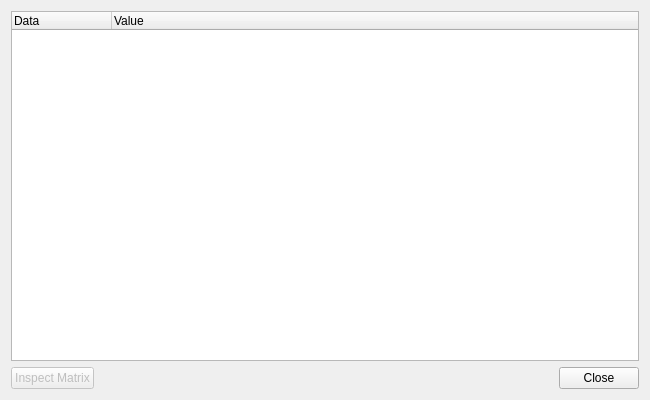
<?xml version="1.0" encoding="UTF-8"?>
<ui version="4.0">
 <class>Dialog</class>
 <widget class="QDialog" name="Dialog">
  <property name="geometry">
   <rect>
    <x>0</x>
    <y>0</y>
    <width>650</width>
    <height>400</height>
   </rect>
  </property>
  <property name="minimumSize">
   <size>
    <width>400</width>
    <height>250</height>
   </size>
  </property>
  <property name="windowTitle">
   <string>Device Information</string>
  </property>
  <property name="windowIcon">
   <iconset theme="dialog-information"/>
  </property>
  <layout class="QVBoxLayout" name="verticalLayout">
   <item>
    <widget class="QTreeWidget" name="DeviceTree">
     <property name="editTriggers">
      <set>QAbstractItemView::NoEditTriggers</set>
     </property>
     <property name="showDropIndicator" stdset="0">
      <bool>false</bool>
     </property>
     <property name="alternatingRowColors">
      <bool>true</bool>
     </property>
     <property name="iconSize">
      <size>
       <width>18</width>
       <height>18</height>
      </size>
     </property>
     <attribute name="headerVisible">
      <bool>true</bool>
     </attribute>
     <column>
      <property name="text">
       <string extracomment="First column header for Device Info">Data</string>
      </property>
     </column>
     <column>
      <property name="text">
       <string extracomment="Second column header for Device Info">Value</string>
      </property>
     </column>
    </widget>
   </item>
   <item>
    <widget class="QWidget" name="DialogButtons" native="true">
     <layout class="QHBoxLayout" name="horizontalLayout">
      <property name="leftMargin">
       <number>0</number>
      </property>
      <property name="topMargin">
       <number>0</number>
      </property>
      <property name="rightMargin">
       <number>0</number>
      </property>
      <property name="bottomMargin">
       <number>0</number>
      </property>
      <item>
       <widget class="QPushButton" name="TestMatrix">
        <property name="enabled">
         <bool>false</bool>
        </property>
        <property name="text">
         <string>Inspect Matrix</string>
        </property>
        <property name="icon">
         <iconset theme="table">
          <normaloff>.</normaloff>.</iconset>
        </property>
       </widget>
      </item>
      <item>
       <spacer name="horizontalSpacer">
        <property name="orientation">
         <enum>Qt::Horizontal</enum>
        </property>
        <property name="sizeHint" stdset="0">
         <size>
          <width>40</width>
          <height>20</height>
         </size>
        </property>
       </spacer>
      </item>
      <item>
       <widget class="QPushButton" name="Close">
        <property name="text">
         <string>Close</string>
        </property>
        <property name="icon">
         <iconset theme="dialog-close">
          <normaloff>.</normaloff>.</iconset>
        </property>
       </widget>
      </item>
     </layout>
    </widget>
   </item>
  </layout>
 </widget>
 <resources/>
 <connections/>
</ui>
